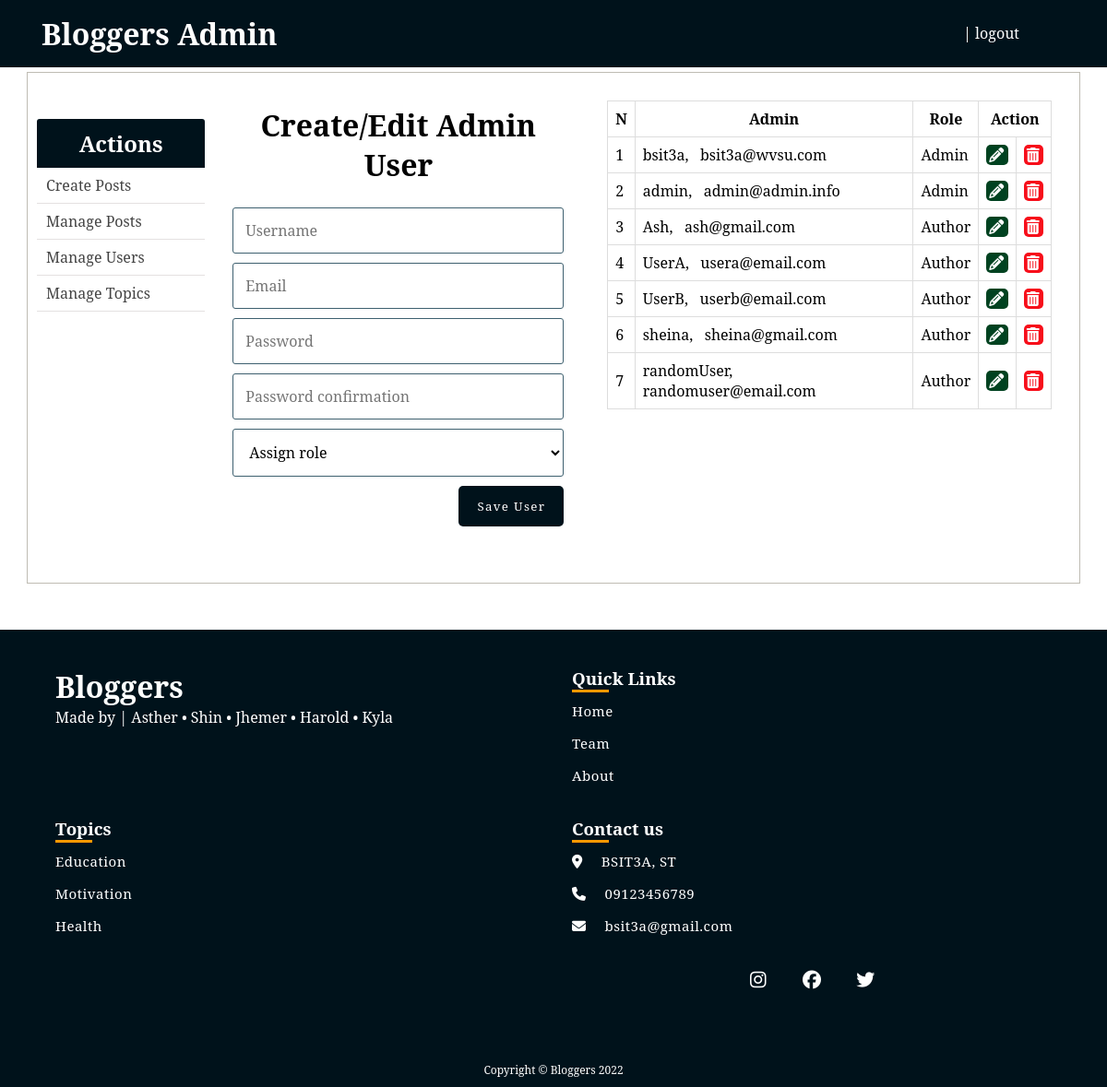
/blog/admin/users.php, run on the app's committed database.
### tables this page shows
CREATE TABLE `users` (
  `id` int(11) NOT NULL,
  `username` varchar(255) NOT NULL,
  `email` varchar(255) NOT NULL,
  `role` enum('Author','Admin') DEFAULT 'Author',
  `password` varchar(255) NOT NULL,
  `created_at` timestamp NULL DEFAULT current_timestamp(),
  `updated_at` timestamp NULL DEFAULT NULL
);

### blog/admin/includes/admin_functions.php (called while the page is built, shortened)
<?php
$isEditingUser = false;
$username = "";
$email = "";
function getAdminUsers(){
	global $conn, $roles;
	$sql = "SELECT * FROM users WHERE role IS NOT NULL";
	$result = mysqli_query($conn, $sql);
	$users = mysqli_fetch_all($result, MYSQLI_ASSOC);
	return $users;
}
?>

### blog/admin/users.php (the view, shortened to what this page needs)
<?php  include('../config.php'); ?>
<?php  include(ROOT_PATH . '/admin/includes/admin_functions.php'); ?>
<?php
	$admins = getAdminUsers();
?>
<?php include(ROOT_PATH . '/admin/includes/head_section.php'); ?>
</head>
<body>
	<?php include(ROOT_PATH . '/admin/includes/navbar.php') ?>
	<div class="container content">
		<?php include(ROOT_PATH . '/admin/includes/menu.php') ?>
		<div class="action">
			<h1 class="page-title">Create/Edit Admin User</h1>
			<form method="post" action="<?php echo BASE_URL . 'admin/users.php'; ?>" >
				<input type="text" name="username" value="<?php echo $username; ?>" placeholder="Username">
				<input type="email" name="email" value="<?php echo $email ?>" placeholder="Email">
				<input type="password" name="password" placeholder="Password">
				<input type="password" name="passwordConfirmation" placeholder="Password confirmation">
				<select name="role">
					<option value="" selected disabled>Assign role</option>
				</select>
				<?php if ($isEditingUser === true): ?>
					<button type="submit" class="btn" name="update_admin">UPDATE</button>
				<?php else: ?>
					<button type="submit" class="btn" name="create_admin">Save User</button>
				<?php endif ?>
			</form>
		</div>
		<div class="table-div">
			<?php if (empty($admins)): ?>
				<h1>No admins in the database.</h1>
			<?php else: ?>
				<table class="table">
					<thead>
						<th>N</th>
						<th>Admin</th>
						<th>Role</th>
						<th colspan="2">Action</th>
					</thead>
					<tbody>
					<?php foreach ($admins as $key => $admin): ?>
						<tr>
							<td><?php echo $key + 1; ?></td>
							<td>
								<?php echo $admin['username']; ?>, &nbsp;
								<?php echo $admin['email']; ?>
							</td>
							<td><?php echo $admin['role']; ?></td>
							<td>
								<a class="fa fa-pencil btn edit"
									href="users.php?edit-admin=<?php echo $admin['id'] ?>">
								</a>
							</td>
							<td>
								<a class="fa fa-trash btn delete"
								    href="users.php?delete-admin=<?php echo $admin['id'] ?>">
								</a>
							</td>
						</tr>
					<?php endforeach ?>
					</tbody>
				</table>
			<?php endif ?>
		</div>
	</div>
	<?php include( ROOT_PATH . '/includes/footer.php') ?>
</body>
</html>

### blog/static/css/admin_styles.css (style rules this page uses)
* { margin: 0px; padding: 0px; font-family: "Noto Serif", serif; }
:root { --primary-color: #00121b; }
a { text-decoration: none; }
h1, h2, h3, h4, h5, h6 { font-family: "Noto Serif", serif; }
form { width: 60%; margin: 5px auto; padding-bottom: 50px; }
form input[type="file"], input[type="email"], input[type="password"], input[type="text"], form select, form textarea { width: 100%; display: block; padding: 13px 13px; font-size: 1em; margin: 5px auto 10px; border-radius: 3px; box-sizing: border-box; background: transparent; border: 1px solid #3e606f; }
form button { float: right; margin-left: 24%; }
table { border-collapse: collapse; width: 70%; margin: 20px auto; }
th, td { padding: 8px; text-align: left; border: 1px solid #ddd; }
th { text-align: center; }
.btn { color: white; background: var(--primary-color); text-align: center; border: none; border-radius: 5px; display: block; letter-spacing: 0.1em; padding: 13px 20px; text-decoration: none; }
.container { width: 95%; margin: 5px auto 50px; border: 1px solid #bfbcb3; padding: 10px 0px 50px; }
.container:after { content: ""; display: block; clear: both; }
.container.content .action { width: 35%; float: left; text-align: center; }
.container.content .action form { width: 90%; }
.container.content .action .page-title { margin: 25px; }
.table-div { float: left; width: 47%; }
.table-div table { width: 90%; }
.table-div a.fa { color: white; padding: 3px; }
.table-div .edit { background: #004220; }
.table-div .delete { background: #f70e1a; }

### data on the page
users: username "bsit3a", email "bsit3a@wvsu.com", role "Admin"
users: username "admin", email "admin@admin.info", role "Admin"
users: username "Ash", email "ash@gmail.com", role "Author"
users: username "UserA", email "usera@email.com", role "Author"
users: username "UserB", email "userb@email.com", role "Author"
users: username "sheina", email "sheina@gmail.com", role "Author"
users: username "randomUser", email "randomuser@email.com", role "Author"
